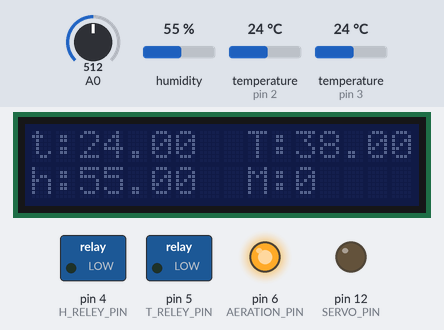
Simulated run of this sketch. Board: Arduino Uno, built with avr-gcc and run on an emulated ATmega328P. Shown: 16×2 character LCD, switched loads named in the sketch (green lamp = pin HIGH), output pins drawn as LEDs (lit = HIGH). The test bench sets the inputs (shaded band); at power-on: humidity 55 %, temperature (sensors on pin 2, pin 3) 24 °C, A0 = 512.

Above: at 1.2 s.
1.3 s: humidity set to 68 %
At 4.9 s:
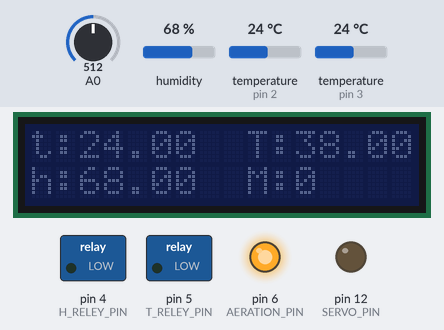
8.7 s: humidity set to 71 %
At 13.1 s:
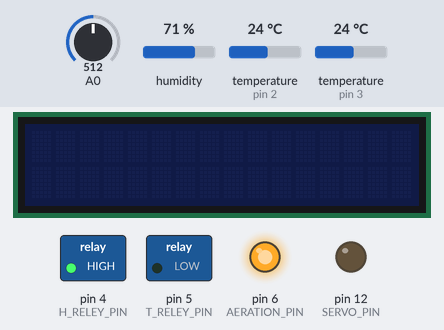
15.9 s: temperature (sensor on pin 2) set to 37.3 °C
At 17.8 s:
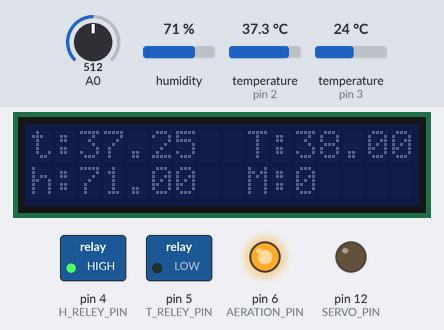
18.5 s: temperature (sensor on pin 2) set to 38.8 °C
At 19.4 s:
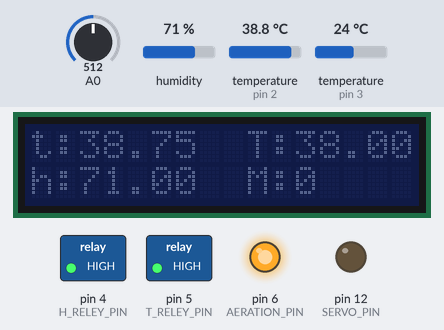
23.1 s: humidity set to 22 %
At 26.6 s:
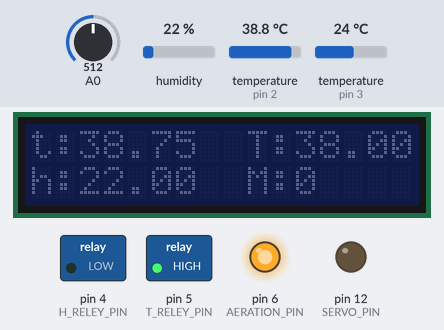
30.3 s: A0 set to 716
At 32.2 s:
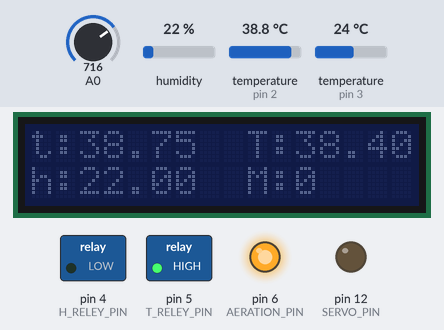
Timing chart, 0 to 33.7 s (numbered marks = the images above; inputs shaded):
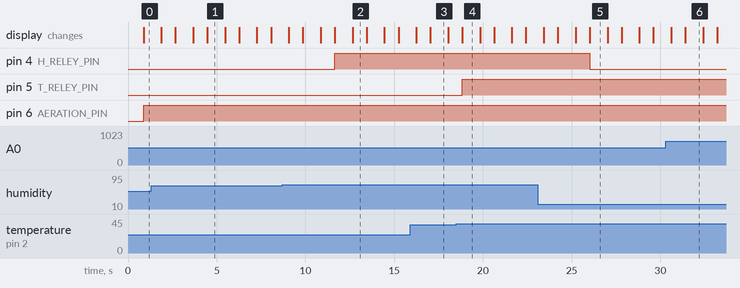

The sketch:

BasedOnRelay.ino
```cpp
#include <Wire.h>
#include <LiquidCrystal_I2C.h>
#include <OneWire.h>
#include <DallasTemperature.h>
#include <DHT.h>

// Set the LCD address to 0x27 for a 16 chars and 2 line display
LiquidCrystal_I2C lcd(0x27, 16, 2);

OneWire oneWireTemperature(2);

DallasTemperature sensor(&oneWireTemperature);

DHT dht(3, DHT22);

#define TARGET_TEMP 38
#define TEMP_MODULE 1.0
#define TARGET_HUMIDITY 70

#define H_RELEY_PIN 4
#define T_RELEY_PIN 5
#define SERVO_PIN 12
#define AERATION_PIN 6

#define ONE_HOUR 60000 // минута
#define THREE_HOURS 180000 // 3 минуты
#define THREE_MINUTES 30000; // 30 секунд

#define ONE_HOUR 3600000 // 60 * 60 * 1 * 1000
#define THREE_HOURS 10800000 // 60*60*3*1000
#define THREE_MINUTES 180000; // 60*3*1000

unsigned long aerationStartTime = 0;
unsigned long aerationFinishTime = 0;

unsigned long servoSwitchTime = 0;
bool servoState = false;

void setup()
{
  lcd.begin();
  lcd.noBacklight();

  sensor.begin();
  dht.begin();

  aerationStartTime = millis() + THREE_HOURS;
  servoSwitchTime = millis() + ONE_HOUR;

  pinMode(H_RELEY_PIN, OUTPUT);
  pinMode(T_RELEY_PIN, OUTPUT);
  pinMode(SERVO_PIN, OUTPUT);
  pinMode(AERATION_PIN, OUTPUT);
}

void loop()
{
  lcd.clear();
  sensor.requestTemperatures();
  float t = sensor.getTempCByIndex(0);
  lcd.print("t:");
  lcd.print(t);
  float h = dht.readHumidity();
  if (!isnan(h)) {
    lcd.setCursor(0, 1);
    lcd.print("h:");
    lcd.print(h);
  }

  int reostatValue = analogRead(A0);

  float targetTemp = TARGET_TEMP + (reostatValue - 512) * ( TEMP_MODULE / 512.0);
  lcd.setCursor(9, 0);
  lcd.print("T:");
  lcd.print(targetTemp);

  if (t < targetTemp) {
    digitalWrite(T_RELEY_PIN, false);
  } else {
    digitalWrite(T_RELEY_PIN, true);
  }

  if (!isnan(h)) {
    if (h < TARGET_HUMIDITY) {
      digitalWrite(H_RELEY_PIN, false);
    } else {
      digitalWrite(H_RELEY_PIN, true);
    }
  }

  lcd.setCursor(9, 1);
  lcd.print("M:");
  lcd.print(millis() / 60000 % 60);

  switchAeration();
  switchServo();

  delay(1000);
}

void switchServo()
{
  unsigned long currentMillis = millis();
  if (servoSwitchTime < currentMillis) {
    servoSwitchTime = currentMillis + ONE_HOUR;
    servoState = !servoState;
    digitalWrite(SERVO_PIN, servoState);
  }
}

void switchAeration()
{
  unsigned long currentMillis = millis();
  if (aerationStartTime < currentMillis) {
    aerationFinishTime = currentMillis + THREE_MINUTES;
    aerationStartTime = aerationFinishTime + THREE_HOURS;
    digitalWrite(AERATION_PIN, false);
  }

  if (aerationFinishTime < currentMillis) {
    digitalWrite(AERATION_PIN, true);
  }
}
```

Measured:
- the behaviour switches between 69 and 70 % on humidity (found by bisection; images 1 and 2)
- the behaviour switches between 37.9 and 38 °C on temperature (sensor on pin 2) (found by bisection; images 3 and 4)
- after the input at 1.3 s, the display: first differs from a run without the input after 3.2 s (image 1)
- after the input at 8.7 s, pin 4 (H_RELEY_PIN): LOW → HIGH after 2.9 s; the display: first differs from a run without the input after 3.0 s (image 2 shows a later state)
- after the input at 15.9 s, the display: first differs from a run without the input after 1.1 s (image 3)
- after the input at 18.5 s, pin 5 (T_RELEY_PIN): LOW → HIGH after 0.33 s; the display: changes after 0.34 s (image 4)
- after the input at 23.1 s, pin 4 (H_RELEY_PIN): HIGH → LOW after 2.9 s; the display: first differs from a run without the input after 2.9 s (image 5)
- after the input at 30.3 s, the display: first differs from a run without the input after 1.1 s (image 6)
